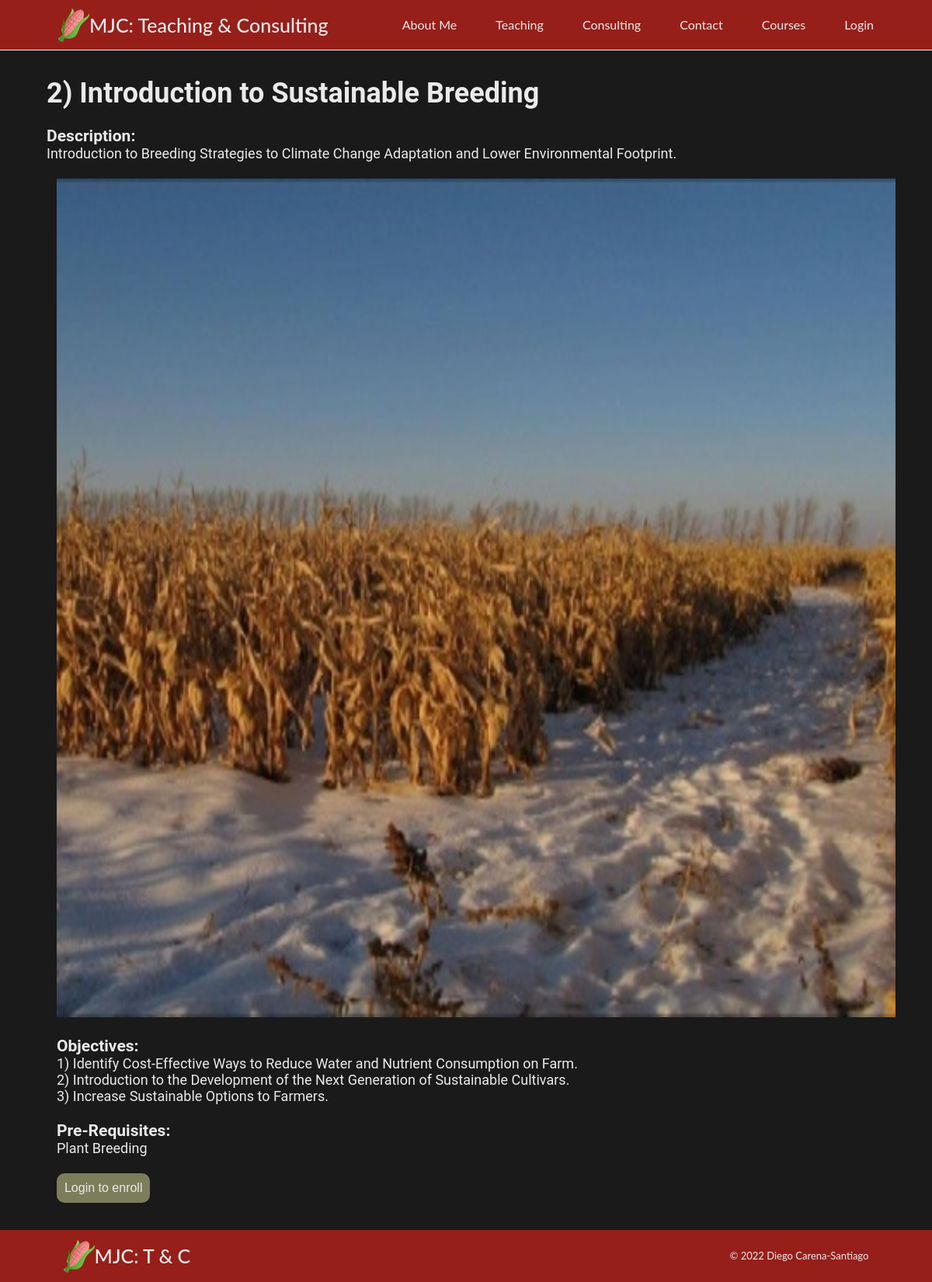
The app's page /details.php?courseid=2 with its own data.
### tables this page shows
CREATE TABLE `courses` (
  `id` int(11) NOT NULL,
  `title` varchar(100) DEFAULT NULL,
  `objectives` text DEFAULT NULL,
  `description` text DEFAULT NULL,
  `img` varchar(20) DEFAULT NULL,
  `prereq` text DEFAULT NULL,
  `pricing` varchar(100) DEFAULT NULL
);

### details.php (the view, shortened to what this page needs)
<!DOCTYPE html>
<?php
$courseid = $_GET['courseid'];
?>
<html lang="en">
    <head>
        <link rel="stylesheet" href="css/style.css" />
    </head>
<?php
include 'setup.php';
$sql = "Select * from courses where id='$courseid'";
$result = $conn->query($sql);
if ($result->num_rows > 0) {
    while ($row = $result->fetch_assoc()) {
        $id = $row["id"];
        $title = $row["title"];
        $objectives = $row["objectives"];
        $img = $row["img"];
        $description = $row["description"];
        $requisites = $row["prereq"];
    }
} else {
    echo "0 results";
}
?>
    <body>
        <?php include 'components/header.php'; ?>
        <div class="section">
                <div class="col span_2_of_3">
                    <h1><?php print $id; ?>) <?php print $title; ?></h1><br>
                    <h3>Description:</h3>
                        <?php print $description; ?>
                </div>
                <div class="col span_1_of_4">
                    <img alt="<?php print $title; ?>" class="home-img" src="images/<?php print $img; ?>">
                </div>
                <div class="col span_2_of_3">
                    <h3>Objectives:</h3>
                    <?php print $objectives; ?>
                </div>
                <div class="col span_2_of_3">
                    <h3>Pre-Requisites:</h3>
                    <?php print $requisites; ?>
                </div>
            <div class="col span_2_of_3">
                <?php if (!isset($_SESSION['loggedin'])) { ?>
	<a href="login/login.php"><button class="enrollButtons" >Login to enroll</button></a>
<?php } else {if (isset($_SESSION)) {
                        $accountid = $_SESSION['id'];
        $sql = "Select id from enrollments WHERE course_id = '$courseid' and account_id = '$accountid'";
        $result = $conn->query($sql);
            if ($result->num_rows > 0) {
                echo "already enrolled";
            } } } $conn->close();?>
            </div>
        </div>
    <footer>
        <?php include 'components/footer.php'; ?>
    </footer>
    </body>
</html>

### css/style.css (style rules this page uses)
:root { --dl-color-paleyellow: #fffef3ff; --dl-color-red: #961f1aff; --dl-color-grey: #cbcbcbff; --dl-color-black: #1a1a1aff; --dl-color-green: #7c7d5bff; --dl-color-white: #eaeaeaff; }
* { margin: 0; padding: 0; box-sizing: border-box; }
.home-img { width: 100%; }
.section { clear: both; padding: 0px; margin: 0px; width: 100%; height: auto; background-color: var(--dl-color-black); padding-left: 5%; padding-right: 5%; overflow: hidden; padding-top: 2%; padding-bottom: 2%; }
.col { display: block; float: left; margin: 1% 0 1% 1.2%; }
.col:first-child { margin-left: 0; }
.span_2_of_3 { width: 66.26%; font-size: 1.8rem; font-family: "Roboto", sans-serif; text-align: left; color: var(--dl-color-white); }
.span_1_of_4 { width: 24.1%; }
body { width: 100%; height: 100%; }
html { font-size: 62.5%; }
a { text-decoration: none; }
.enrollButtons { background-color: var(--dl-color-green); border: none; color: var(--dl-color-white); padding: 1rem; font-size: 1.6rem; border-radius: 1rem; }
footer { font-family: "Lato", sans-serif; width: 100%; justify-content: space-between; background-color: var(--dl-color-red); padding-top: 0.5%; padding-bottom: 0.5%; clear: both; bottom: 0; }
@media only screen and (max-width: 1200px) { .span_1_of_4 { width: 100%; } }
@media only screen and (max-width: 1200px) { .span_2_of_3 { width: 100%; } }
@media only screen and (max-width: 1200px) { .home-img { width: 100%; } }

### records on screen
courses: id "2", title "Introduction to Sustainable Breeding", description "Introduction to Breeding Strategies to Climate Change Adaptation and Lower Environmental Footprint.", img (picture), objectives "1) Identify Cost-Effective Ways to Reduce Water and Nutrient Consumption on Farm. 2) Introduction to the Development of the Next Generation of Sustainable Cultivars. 3) Increase Sustainable Options to Farmers.", prereq "Plant Breeding"
